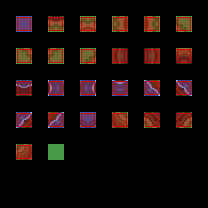

This game map was drawn from its Tiled (.tmx) file and the tilesets committed beside it. A one-line description and the trimmed map source follow:
An orthogonal 13x13 tile map with 16x16 px tiles, 3 tile layers (regions, input_ground, output_collision).

<map version="1.0" orientation="orthogonal" width="13" height="13" tilewidth="16" tileheight="16">
 <tileset firstgid="1" name="tiles.fw" tilewidth="16" tileheight="16">
  <image source="tiles.fw.png" width="256" height="256" />
 </tileset>
 <layer name="regions" width="13" height="13">
  <data>[169 cells, 26 non-empty, 1 distinct tile ids]</data>
 </layer>
 <layer name="input_ground" width="13" height="13">
  <data>[169 cells, 26 non-empty, 26 distinct tile ids]</data>
 </layer>
 <layer name="output_collision" width="13" height="13">
  <data>[169 cells, 25 non-empty, 1 distinct tile ids]</data>
 </layer>
</map>
